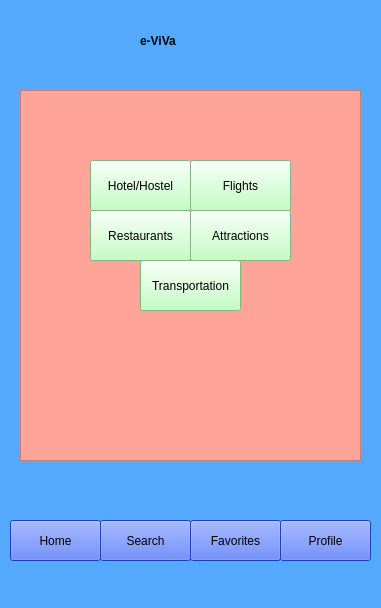
<?xml version="1.0" encoding="UTF-8"?>
<ui version="4.0">
 <class>MainWindow</class>
 <widget class="QMainWindow" name="MainWindow">
  <property name="geometry">
   <rect>
    <x>0</x>
    <y>0</y>
    <width>381</width>
    <height>608</height>
   </rect>
  </property>
  <property name="windowTitle">
   <string>MainWindow</string>
  </property>
  <property name="styleSheet">
   <string notr="true">background-color: rgb(85, 170, 255);</string>
  </property>
  <widget class="QWidget" name="centralwidget">
   <widget class="QPushButton" name="pushButton_2">
    <property name="geometry">
     <rect>
      <x>10</x>
      <y>520</y>
      <width>91</width>
      <height>41</height>
     </rect>
    </property>
    <property name="styleSheet">
     <string notr="true">background-color: rgb(41, 87, 255);</string>
    </property>
    <property name="text">
     <string>Home</string>
    </property>
   </widget>
   <widget class="QPushButton" name="pushButton">
    <property name="geometry">
     <rect>
      <x>280</x>
      <y>520</y>
      <width>91</width>
      <height>41</height>
     </rect>
    </property>
    <property name="styleSheet">
     <string notr="true">background-color: rgb(41, 87, 255);</string>
    </property>
    <property name="text">
     <string>Profile</string>
    </property>
   </widget>
   <widget class="QPushButton" name="pushButton_3">
    <property name="geometry">
     <rect>
      <x>100</x>
      <y>520</y>
      <width>91</width>
      <height>41</height>
     </rect>
    </property>
    <property name="styleSheet">
     <string notr="true">background-color: rgb(41, 87, 255);</string>
    </property>
    <property name="text">
     <string>Search</string>
    </property>
   </widget>
   <widget class="QPushButton" name="pushButton_4">
    <property name="geometry">
     <rect>
      <x>190</x>
      <y>520</y>
      <width>91</width>
      <height>41</height>
     </rect>
    </property>
    <property name="styleSheet">
     <string notr="true">background-color: rgb(41, 87, 255);</string>
    </property>
    <property name="text">
     <string>Favorites</string>
    </property>
   </widget>
   <widget class="QFrame" name="frame">
    <property name="geometry">
     <rect>
      <x>20</x>
      <y>90</y>
      <width>341</width>
      <height>371</height>
     </rect>
    </property>
    <property name="styleSheet">
     <string notr="true">background-color: rgb(255, 164, 152);
border-color: rgb(255, 0, 0);</string>
    </property>
    <property name="frameShape">
     <enum>QFrame::StyledPanel</enum>
    </property>
    <property name="frameShadow">
     <enum>QFrame::Raised</enum>
    </property>
    <widget class="QPushButton" name="pushButton_9">
     <property name="geometry">
      <rect>
       <x>120</x>
       <y>170</y>
       <width>101</width>
       <height>51</height>
      </rect>
     </property>
     <property name="styleSheet">
      <string notr="true">background-color: rgb(178, 255, 178);</string>
     </property>
     <property name="text">
      <string>Transportation</string>
     </property>
    </widget>
    <widget class="QPushButton" name="pushButton_8">
     <property name="geometry">
      <rect>
       <x>170</x>
       <y>120</y>
       <width>101</width>
       <height>51</height>
      </rect>
     </property>
     <property name="styleSheet">
      <string notr="true">background-color: rgb(178, 255, 178);</string>
     </property>
     <property name="text">
      <string>Attractions</string>
     </property>
    </widget>
    <widget class="QPushButton" name="pushButton_5">
     <property name="geometry">
      <rect>
       <x>70</x>
       <y>70</y>
       <width>101</width>
       <height>51</height>
      </rect>
     </property>
     <property name="styleSheet">
      <string notr="true">background-color: rgb(178, 255, 178);</string>
     </property>
     <property name="text">
      <string>Hotel/Hostel</string>
     </property>
    </widget>
    <widget class="QPushButton" name="pushButton_7">
     <property name="geometry">
      <rect>
       <x>70</x>
       <y>120</y>
       <width>101</width>
       <height>51</height>
      </rect>
     </property>
     <property name="styleSheet">
      <string notr="true">background-color: rgb(178, 255, 178);</string>
     </property>
     <property name="text">
      <string>Restaurants</string>
     </property>
    </widget>
    <widget class="QPushButton" name="pushButton_6">
     <property name="geometry">
      <rect>
       <x>170</x>
       <y>70</y>
       <width>101</width>
       <height>51</height>
      </rect>
     </property>
     <property name="styleSheet">
      <string notr="true">background-color: rgb(178, 255, 178);</string>
     </property>
     <property name="text">
      <string>Flights</string>
     </property>
    </widget>
   </widget>
   <widget class="QLabel" name="label">
    <property name="geometry">
     <rect>
      <x>140</x>
      <y>20</y>
      <width>101</width>
      <height>41</height>
     </rect>
    </property>
    <property name="styleSheet">
     <string notr="true">font: 14pt &quot;MV Boli&quot;;
font: bold;
</string>
    </property>
    <property name="text">
     <string>e-ViVa</string>
    </property>
   </widget>
  </widget>
  <widget class="QMenuBar" name="menubar">
   <property name="geometry">
    <rect>
     <x>0</x>
     <y>0</y>
     <width>381</width>
     <height>21</height>
    </rect>
   </property>
  </widget>
  <widget class="QStatusBar" name="statusbar"/>
 </widget>
 <resources/>
 <connections/>
</ui>
